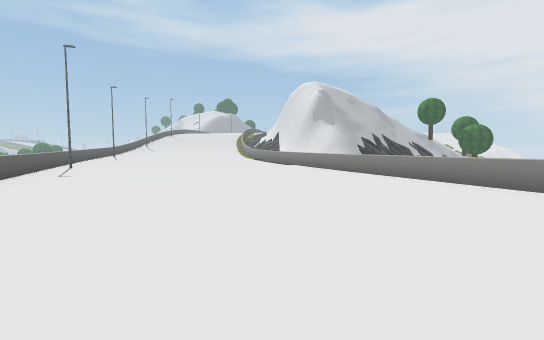
[1] (above)

12 first-person views from a walk through a Unity game level. The camera is 1.3 m above the floor, tilts 4° down and sees 85° across. The floor is counted in squares, 2 m on a side. Each view is taken from the middle of a square. On the plan, view 1 faces up. The plan holds only what a view shows up to about 9 squares ahead; the rest is blank. The place goes on beyond the plan. Some trees and plants on the terrain are drawn as simple stand-ins. The player character is not drawn. Some surface patterns are stand-ins.

[2]
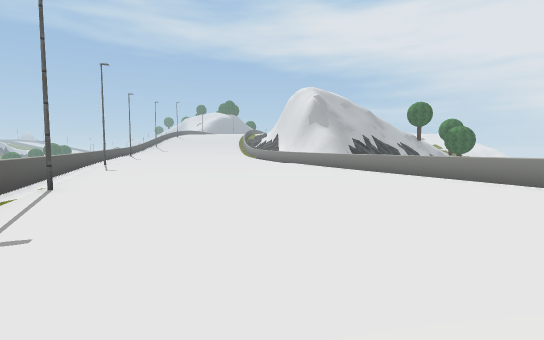

[3]
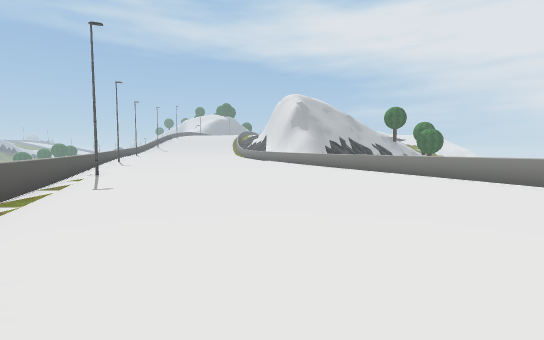

[4]
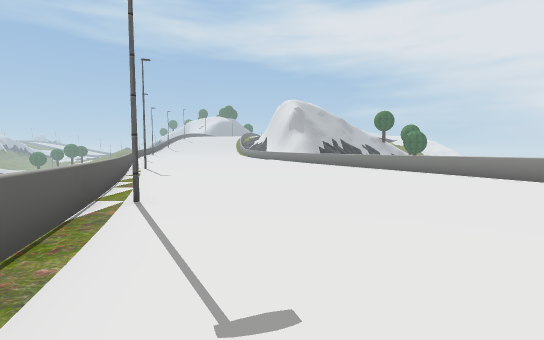

[5]
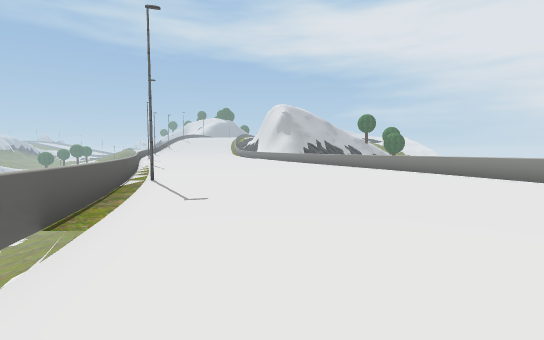

[6]
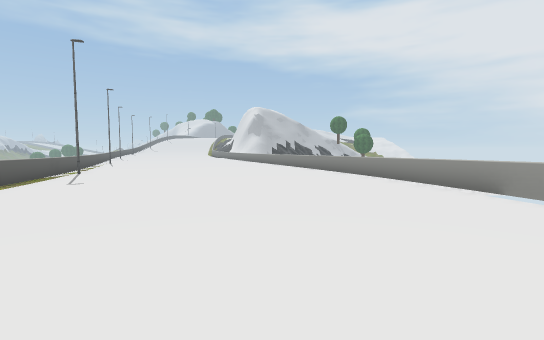

[7]
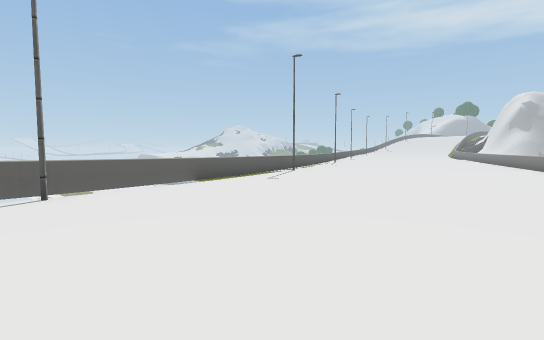

[8]
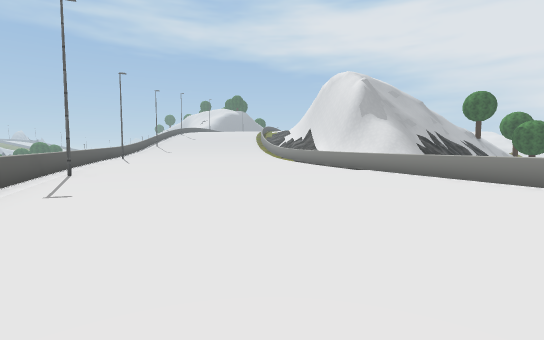

[9]
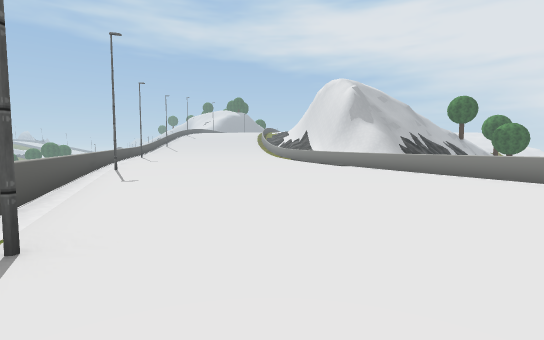

[10]
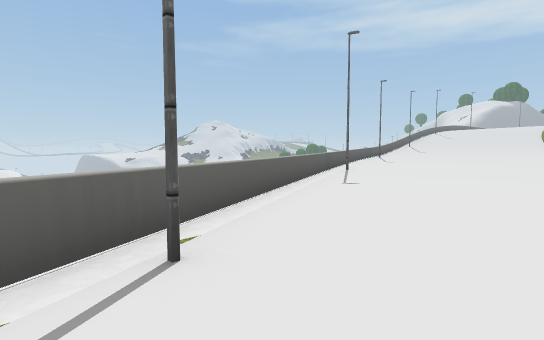

[11]
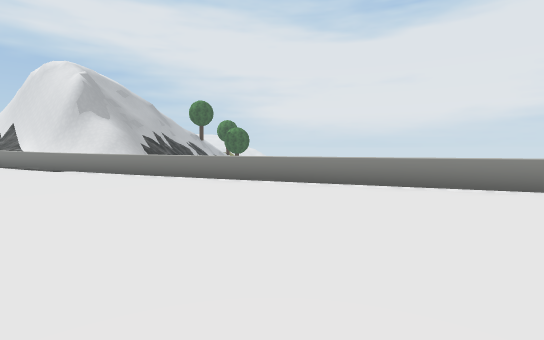

[12]
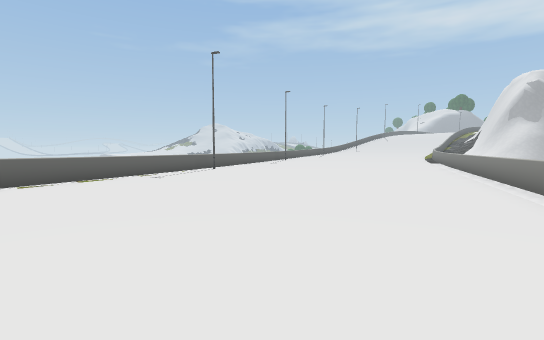

### Floor plan
Key: @ floor where view 1 was taken; # wall or solid block; . main floor; : floor 0.25 m higher than the main floor; = window, fence, low wall or low ledge; ^ raised ledge.
Columns run from 8 left of view 1 to 9 right of it. Each row starts with its distance up from view 1.
 12 =:::.....=#
 11 =:........=
 10 ==........=
  9  =........=
  8  =.........=
  7   =........=
  6   =.........=
  5   =.........=
  4    =.........=
  3    ==........=
  2     =........=
  1     =.........=
  0      =..@.....=
 -1      =.........=
 -2       .........=
 -3       =........^
 -4       ==........=
 -5        =........=
 -6        =........=
 -7        =.........
 -8         =......::=
 -9         =..::::::=
-10         =::::::::
-11         ##::::::
-12          =:::::
-13              :

Positions as (right, up) in squares from view 1, and headings:
1: (0, 0), facing up
2: (0, -2), facing up
3: (1, -5), facing up
4: (1, -8), facing up
5: (2, -11), facing up
6: (5, -13), facing up
7: (6, -12), facing up-left
8: (-2, 3), facing up
9: (-2, 1), facing up
10: (-2, 2), facing up-left
11: (-1, 2), facing up-right
12: (5, -3), facing up-left
